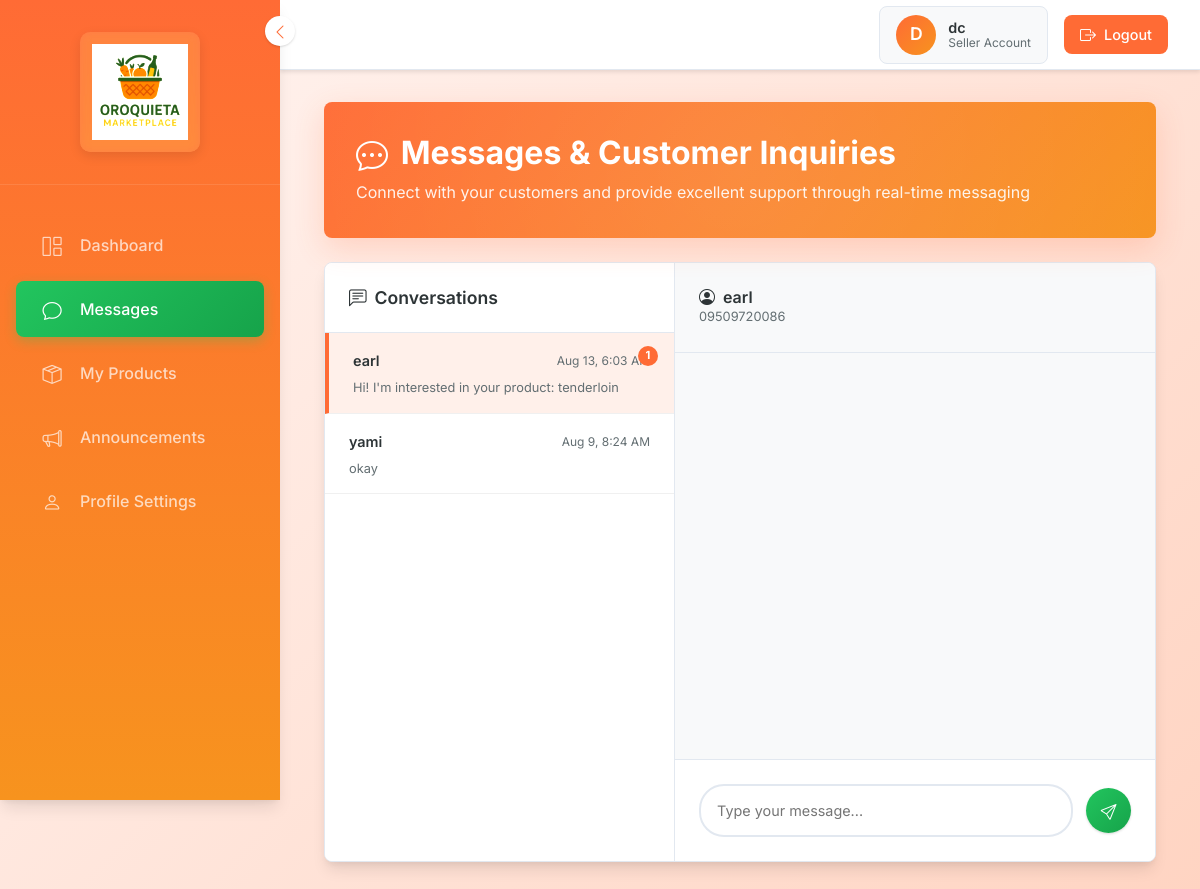
The app's page /seller/seller_messages.php (signed in) with its own data.
### tables this page shows
CREATE TABLE `seller_applications` (
  `id` int(11) NOT NULL,
  `seller_id` int(11) NOT NULL,
  `business_name` varchar(255) NOT NULL,
  `business_phone` varchar(20) NOT NULL,
  `tax_id` varchar(50) DEFAULT NULL,
  `documents_submitted` text DEFAULT NULL,
  `selected_stall` varchar(10) DEFAULT NULL,
  `status` enum('pending','approved','rejected') DEFAULT 'pending',
  `admin_notes` text DEFAULT NULL,
  `created_at` timestamp NOT NULL DEFAULT current_timestamp(),
  `updated_at` timestamp NOT NULL DEFAULT current_timestamp() ON UPDATE current_timestamp()
);

CREATE TABLE `conversations` (
  `id` int(11) NOT NULL,
  `guest_name` varchar(255) NOT NULL,
  `guest_contact` varchar(255) DEFAULT NULL,
  `seller_id` int(11) NOT NULL,
  `created_at` timestamp NOT NULL DEFAULT current_timestamp(),
  `updated_at` timestamp NOT NULL DEFAULT current_timestamp() ON UPDATE current_timestamp(),
  `status` enum('active','archived','blocked') DEFAULT 'active',
  `last_message_preview` varchar(100) DEFAULT NULL,
  `guest_ip_address` varchar(45) DEFAULT NULL,
  `is_archived` tinyint(1) DEFAULT 0
);

### seller/seller_messages.php (the view, shortened to what this page needs)
<?php
require_once '../includes/db_connect.php';
$seller_id = $_SESSION['seller_id'];
try {
    $stmt = $pdo->prepare("
        SELECT c.*,
               COUNT(m.id) as message_count,
               COUNT(CASE WHEN m.sender_type = 'guest' AND m.is_read = 0 THEN 1 END) as unread_count,
               MAX(m.sent_at) as last_message_time,
               (SELECT message_text FROM messages WHERE conversation_id = c.id ORDER BY sent_at DESC LIMIT 1) as last_message
        FROM conversations c
        LEFT JOIN messages m ON c.id = m.conversation_id
        WHERE c.seller_id = ? AND c.status = 'active'
        GROUP BY c.id
        ORDER BY c.updated_at DESC
    ");
    $stmt->execute([$seller_id]);
    $conversations = $stmt->fetchAll(PDO::FETCH_ASSOC);
} catch (Exception $e) {
    $conversations = [];
}
?>
<!DOCTYPE html>
<html lang="en">
<head>
    <link rel="stylesheet" href="https://use.fontawesome.com/releases/v5.15.4/css/all.css" />
    <link href="https://cdn.jsdelivr.net/npm/bootstrap-icons@1.10.0/font/bootstrap-icons.css" rel="stylesheet">
    <link href="https://cdn.jsdelivr.net/npm/bootstrap@5.3.0/dist/css/bootstrap.min.css" rel="stylesheet">
</head>
<body>
    <?php include 'sidebar.php'; ?>
    <?php include 'header.php'; ?>
    <div class="main-content">
        <div class="container-fluid">
            <div class="page-header">
                <h1><i class="bi bi-chat-dots"></i>Messages & Customer Inquiries</h1>
                <p>Connect with your customers and provide excellent support through real-time messaging</p>
            </div>
            <div class="messages-container">
                <div class="conversations-sidebar" id="conversationsSidebar">
                    <div class="sidebar-header">
                        <h3><i class="bi bi-chat-left-text"></i>Conversations</h3>
                    </div>
                    <div class="conversations-list" id="conversationsList">
                        <?php if (empty($conversations)): ?>
                            <div class="empty-state">
                                <div>
                                    <i class="bi bi-chat-dots"></i>
                                    <p>No conversations yet</p>
                                    <small class="text-muted">Customer inquiries will appear here</small>
                                </div>
                            </div>
                        <?php else: ?>
                            <?php foreach ($conversations as $conv): ?>
                                <div class="conversation-item" onclick="selectConversation(<?php echo $conv['id']; ?>, '<?php echo htmlspecialchars($conv['guest_name']); ?>', '<?php echo htmlspecialchars($conv['guest_contact']); ?>')">
                                    <div class="conversation-header">
                                        <span class="guest-name"><?php echo htmlspecialchars($conv['guest_name']); ?></span>
                                        <span class="conversation-time">
                                            <?php echo $conv['last_message_time'] ? date('M j, g:i A', strtotime($conv['last_message_time'])) : ''; ?>
                                        </span>
                                    </div>
                                    <div class="last-message">
                                        <?php echo htmlspecialchars($conv['last_message'] ?? 'No messages yet'); ?>
                                    </div>
                                    <?php if ($conv['unread_count'] > 0): ?>
                                        <div class="unread-badge"><?php echo $conv['unread_count']; ?></div>
                                    <?php endif; ?>
                                </div>
                            <?php endforeach; ?>
                        <?php endif; ?>
                    </div>
                </div>
                <div class="chat-area" id="chatArea">
                </div>
            </div>
        </div>
    </div>
</body>
</html>

### seller/header.php (shortened to what this page needs)
<?php
$seller_id = $_SESSION['user_id'];
require_once '../includes/db_connect.php';
$stmt = $pdo->prepare("SELECT * FROM sellers WHERE id = ?");
$stmt->execute([$seller_id]);
$seller = $stmt->fetch();
$stmt = $pdo->prepare("SELECT business_name FROM seller_applications WHERE seller_id = ? AND status = 'approved'");
$stmt->execute([$seller_id]);
$application = $stmt->fetch();
$business_name = $application ? $application['business_name'] : ($seller['first_name'] . ' ' . $seller['last_name']);
?>
<div class="top-header">
    <div class="header-right">
        <div class="user-info-header">
            <div class="user-avatar">
                <?php echo strtoupper(substr($business_name, 0, 1)); ?>
            </div>
            <div class="user-details-header">
                <div class="user-name-header"><?php echo htmlspecialchars($business_name); ?></div>
                <div class="user-role-header">Seller Account</div>
            </div>
        </div>
        <a href="../logout.php" class="logout-btn-header">
            <i class="bi bi-box-arrow-right"></i>
            Logout
        </a>
    </div>
</div>

### seller/seller_messages.php (style rules this page uses)
:root { --primary: #ff6b35; --primary-dark: #f7931e; --secondary: #64748b; --success: #27ae60; --warning: #f39c12; --danger: #e74c3c; --info: #17a2b8; --light: #f8f9fa; --dark: #2d3436; --text-primary: #2d3436; --text-secondary: #636e72; --border: #e2e8f0; --shadow: 0 1px 3px 0 rgba(0, 0, 0, 0.1), 0 1px 2px 0 rgba(0, 0, 0, 0.06); --shadow-lg: 0 10px 15px -3px rgba(0, 0, 0, 0.1), 0 4px 6px -2px rgba(0, 0, 0, 0.05); --border-radius: 8px; }
* { margin: 0; padding: 0; box-sizing: border-box; }
body { font-family: 'Inter', sans-serif; background: linear-gradient(135deg, #fff5f2 0%, #ffd4c2 100%); color: var(--text-primary); line-height: 1.6; overflow-x: hidden; }
.main-content { margin-left: 280px; padding: 2rem; min-height: 100vh; transition: all 0.3s ease; }
.container-fluid { max-width: 1400px; transition: all 0.3s ease; }
.messages-container { display: flex; height: calc(100vh - 200px); background: white; border-radius: var(--border-radius); overflow: hidden; box-shadow: var(--shadow-lg); border: 1px solid var(--border); }
.conversations-sidebar { width: 350px; border-right: 1px solid var(--border); display: flex; flex-direction: column; background: white; }
.sidebar-header { padding: 1.5rem; border-bottom: 1px solid var(--border); }
.sidebar-header h3 { margin: 0; font-size: 1.1rem; font-weight: 600; display: flex; align-items: center; }
.sidebar-header h3 i { margin-right: 0.5rem; }
.conversations-list { flex: 1; overflow-y: auto; }
.conversation-item { padding: 1rem 1.5rem; border-bottom: 1px solid #f0f0f0; cursor: pointer; transition: all 0.3s ease; position: relative; }
.conversation-item.active { background-color: rgba(255, 107, 53, 0.1); border-left: 4px solid var(--primary); }
.conversation-header { display: flex; justify-content: space-between; align-items: center; margin-bottom: 0.5rem; }
.guest-name { font-weight: 600; color: var(--text-primary); font-size: 0.9rem; }
.conversation-time { font-size: 0.75rem; color: var(--text-secondary); }
.last-message { color: var(--text-secondary); font-size: 0.8rem; display: -webkit-box; -webkit-line-clamp: 2; -webkit-box-orient: vertical; overflow: hidden; line-height: 1.3; }
.unread-badge { position: absolute; top: 0.8rem; right: 1rem; background: var(--primary); color: white; border-radius: 50%; width: 20px; height: 20px; display: flex; align-items: center; justify-content: center; font-size: 0.7rem; font-weight: bold; }
.chat-area { flex: 1; display: flex; flex-direction: column; }
.page-header { background: linear-gradient(135deg, var(--primary) 0%, var(--primary-dark) 100%); color: white; padding: 2rem; border-radius: var(--border-radius); margin-bottom: 1.5rem; box-shadow: 0 10px 30px rgba(255, 107, 53, 0.2); position: relative; overflow: hidden; }
.page-header::before { content: ''; position: absolute; top: -50%; right: -50%; width: 200%; height: 200%; background: radial-gradient(circle, rgba(255, 255, 255, 0.1) 0%, transparent 70%); animation: float 6s ease-in-out infinite; }
.page-header h1 { font-size: 2rem; font-weight: 700; margin-bottom: 0.5rem; position: relative; z-index: 1; display: flex; align-items: center; }
.page-header h1 i { margin-right: 0.8rem; }
.page-header p { font-size: 1rem; opacity: 0.9; position: relative; z-index: 1; margin: 0; }

### seller/sidebar.php (style rules this page uses)
:root { --primary: #ff6b35; --primary-dark: #f7931e; --secondary: #64748b; --success: #27ae60; --warning: #f39c12; --danger: #e74c3c; --info: #17a2b8; --light: #f8f9fa; --dark: #2d3436; --text-primary: #2d3436; --text-secondary: #636e72; --border: #e2e8f0; --shadow: 0 1px 3px 0 rgba(0, 0, 0, 0.1), 0 1px 2px 0 rgba(0, 0, 0, 0.06); --shadow-lg: 0 10px 15px -3px rgba(0, 0, 0, 0.1), 0 4px 6px -2px rgba(0, 0, 0, 0.05); --border-radius: 8px; }
.bi { font-family: "bootstrap-icons" !important; font-style: normal; font-variant: normal; text-rendering: auto; line-height: 1; -webkit-font-smoothing: antialiased; -moz-osx-font-smoothing: grayscale; }
.main-content { margin-left: 280px; padding: 2rem; min-height: 100vh; transition: all 0.3s ease; }

### records on screen
seller_applications: business_name "D", business_name "dc"
conversations: guest_name "earl", last_message_time "Aug 13, 6:03 AM", last_message "Hi! I'm interested in your product: tenderloin", unread_count "1"
conversations: guest_name "yami", last_message_time "Aug 9, 8:24 AM", last_message "okay"
